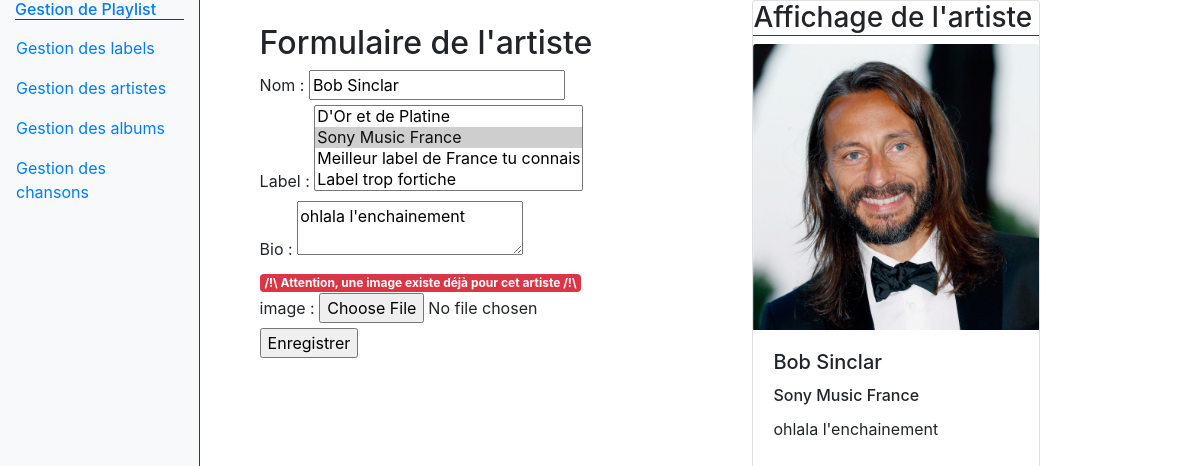
/admin/index.php?controller=artists&action=edit&id=5, run on the app's committed database.
### tables this page shows
CREATE TABLE IF NOT EXISTS `artists` (
  `id` int(11) NOT NULL AUTO_INCREMENT,
  `name` varchar(255) NOT NULL,
  `biography` varchar(255) NOT NULL,
  `image` varchar(255) DEFAULT NULL,
  PRIMARY KEY (`id`)
);

CREATE TABLE IF NOT EXISTS `labels` (
  `id` int(11) NOT NULL AUTO_INCREMENT,
  `name` varchar(255) NOT NULL,
  PRIMARY KEY (`id`)
);

### admin/index.php (called while the page is built, shortened)
<?php
if(isset($_GET['controller'])){
	switch ($_GET['controller']){
		case 'artists' :
			require 'controllers/artistController.php';
		break;
	}
}
else{
	require 'controllers/indexController.php';
}
require 'views/admin.php';
?>

### admin/models/Artist.php (called while the page is built, shortened)
<?php
function getArtist($artist_id)
{
	$db = dbConnect();
	$query = $db->prepare("SELECT * FROM artists WHERE id = ? ");
	$query->execute([
		$artist_id
	]);
	$artist = $query->fetch();
	return $artist;
}

### admin/controllers/artistController.php (called while the page is built, shortened)
<?php
require('models/Artist.php');
require('models/Label.php');
if($_GET['action'] == 'list'){
	$artists = getAllArtists();
	$view['content'] = 'views/artistList.php';
	$view['title'] = 'Liste artistes';
}
elseif($_GET['action'] == 'new'){
	$labels = getAllLabels();
	$view['content'] = 'views/artistForm.php';
	$view['title'] = 'Formulaire artiste';
}
elseif($_GET['action'] == 'edit'){
	$labels = getAllLabels();
	$artist_labels = getLabelByArtistId($_GET['id']);
	if(empty($_POST)){
		if(!isset($_SESSION['old_inputs'])){
			$artist = getArtist($_GET['id']);
		}
	}
}
elseif($_GET['action'] == 'delete'){
	$result = deleteArtist(   $_GET['id']    );
	$_SESSION['messages'][] = $result ? 'Artiste supprimé !' : 'Erreur lors de la suppression... :(';
	$_SESSION['alertSuccess'] = $result ? true : false;
	header('Location:index.php?controller=artists&action=list');
	exit;
}

### admin/models/Label.php (called while the page is built, shortened)
<?php
function getAllLabels()
{
    $db = dbConnect();
    $query = $db->query('SELECT * FROM labels');
    $labels = $query->fetchAll();
    return $labels;
}
function getLabelByArtistId($artistId)
{
    $db = dbConnect();
    $query = $db->prepare("SELECT l.* FROM labels l INNER JOIN artists_labels al ON l.id = al.label_id WHERE al.artist_id = ? ");
    $query->execute([ $artistId ]);
    return $query->fetchAll();
}

### admin/views/artistForm.php (the view)
<main class="d-flex flex-row col-9 justify-content-around">
	<div>
		<?php if(isset($_SESSION['messages'])): ?>
			<div>
				<?php foreach($_SESSION['messages'] as $message): ?>
					<div class="alert <?= $_SESSION['alertSuccess'] == true ? 'alert-success' : 'alert-danger' ?>" role="alert">
						<?= $message ?><br>
					</div>
				<?php endforeach; ?>
			</div>
		<?php endif; ?> <br>
		<h2>Formulaire de l'artiste</h2>
		<form action="index.php?controller=artists&action=<?=
		isset($artist) ||(isset($_SESSION['old_inputs']) && $_GET['action'] != 'new')  ? 'edit&id=' . $_GET['id']  : 'add' ?>"
		method="post" enctype="multipart/form-data">
			<label for="name">Nom :</label>
			<input  type="text" name="name" id="name" value="<?= isset($_SESSION['old_inputs']) ? $_SESSION['old_inputs']['name'] : '' ?><?= isset($artist) ? $artist['name'] : '' ?>" /><br>
			<label for="label_id">Label :</label>
			<select name="label_id[]" id="label_id" multiple>
				<?php foreach($labels as $label): ?>
					<option value="<?= $label['id'] ?>" <?php if(isset($artist_labels)) foreach($artist_labels as $a_label): ?><?php if(isset($artist) && $label['name'] == $a_label['name']): ?> selected="selected" <?php endif; ?><?php endforeach; ?> ><?= $label['name'] ?></option>
				<?php endforeach; ?>
			</select><br>
			<label for="biography">Bio :</label>
			<textarea name="biography" id="biography"><?= isset($_SESSION['old_inputs']) ? $_SESSION['old_inputs']['biography'] : '' ?><?= isset($artist) ? $artist['biography'] : '' ?></textarea><br>
			<?php if(isset($artist) && $artist['image'] != null): ?>
				<span class="badge badge-danger">/!\ Attention, une image existe déjà pour cet artiste /!\</span>
			<?php endif; ?><br>
			<label for="image">image :</label>
			<input type="file" name="image" id="image" /><br>
			<input type="submit" value="Enregistrer" />
		</form>
	</div>
	<?php if(isset($artist)): ?>
		<div class="card" style="width: 18rem;">
			<h3 class="border-dark border-bottom">Affichage de l'artiste</h3>
			<?php if(!empty($artist['image'])): ?>
				<img class="card-img-top" src="../assets/images/artist/<?= $artist['image'] ?>" alt="Card image cap">
			<?php endif; ?>
			<div class="card-body">
				<h5 class="card-title"><?= $artist['name'] ?></h5>
				<?php foreach($artist_labels as $a_label): ?>
					<h6 class="card-title"><?= $a_label['name'] ?></h6>
				<?php endforeach; ?>
				<p class="card-text"><?= $artist['biography'] ?></p>
		</div>
	<?php endif; ?>
</main>

### data on the page
artists: name "Bob Sinclar", biography "ohlala l'enchainement", image (picture)
labels: name "Sony Music France"

### other printed values
form field value "D'Or et de Platine / Sony Music France ☑ / Meilleur label de France tu connais / Label trop fortiche"
